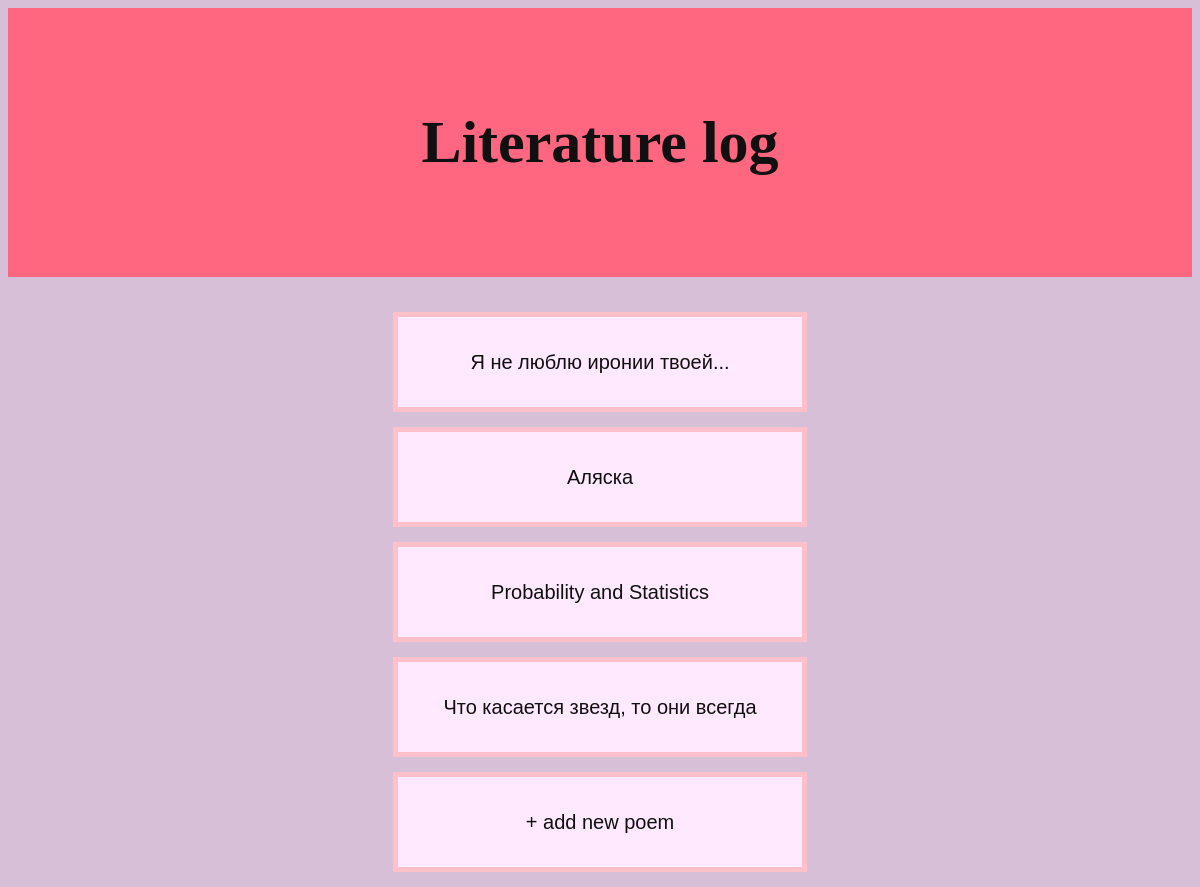
/litlog/, run on the app's committed database.
### app/models.py (models this page shows, shortened)
class Poem(models.Model):
    author = models.CharField(max_length=30)
    title = models.CharField(max_length=50)
    text = models.CharField(max_length=5000)

### app/views.py (the view)
# urls.py: path('', views.index, name='index'),
def index(request):
    poem_list = Poem.objects.all
    template = loader.get_template('poems/index.html')
    context = {'poem_list': poem_list}
    return HttpResponse(template.render(context, request))

### app/templates/poems/index.html
{% extends "base.html" %}
{% block content %}
<div class="poems_block">
    {% if poem_list %}
    {% for poem in poem_list %}
    <button><a href="{% url 'detail' poem.id %}">{{ poem.title }}</a></button>
    {% endfor %}
    {% else %}
    <p>No poems are available.</p>
    {% endif %}
    <button><a href="{% url 'add_poem'%}">+ add new poem</a></button>
</div>
{% endblock %}

### app/templates/base.html (shortened to what this page needs)
<!DOCTYPE html>
<html lang="ru">
<head>
    {% load static %}
    <link rel="stylesheet" href="{% static 'styles/styles.css' %}">
</head>
<body>
    <div class="header">
        <h1>Literature log</h1>
    </div>
    <div class="main_page">
        {% block content %}{% endblock %}
    </div>
</body>
</html>

### app/static/styles/styles.css (style rules this page uses)
body { background-color: #d8bfd8; font-family: 'Spartan' }
a { text-decoration: none; color: #101010; }
.header { padding: 60px; text-align: center; background: #ff6781; color: #101010; font-size: 30px; }
.poems_block { margin-left: auto; margin-right: auto; padding-top: 20px; }
.poems_block button { margin-left: auto; margin-right: auto; margin-top: 15px; margin-bottom: 15px; background-color: #ffe9fe; border: 5px solid pink; color: white; padding: 10px 24px; cursor: pointer; width: 35%; height: 100px; display: block; text-align: center; text-decoration: none; font-size: 20px; }

### data on the page
Poem: title "Я не люблю иронии твоей..."
Poem: title "Аляска"
Poem: title "Probability and Statistics"
Poem: title "Что касается звезд, то они всегда"
